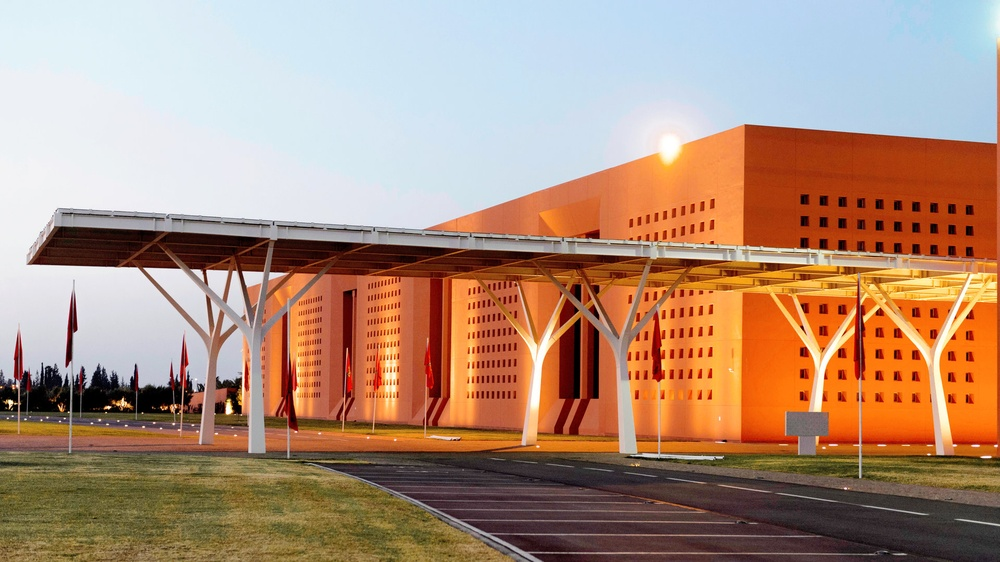
#> input picture project_ai/test.jpg, 1000 x 562 px, shrunk from 1920 x 1080 before the run
$ python filter.py test.jpg
#> lines starting #> are read from the running program, lines starting #| are printed output that depends on the picture
import sys
import math
from PIL import Image, ImageFilter

image = Image.open(sys.argv[1]).convert("RGB")
#> image is the input picture: PIL image 1000x562 RGB; mean R, G, B 175.6, 142.7, 122.4
filtered = image.filter(ImageFilter.Kernel(
    size=(3,3),
    kernel = [-1,-1,-1,-1,8,-1,-1,-1,-1],
    scale=1
))
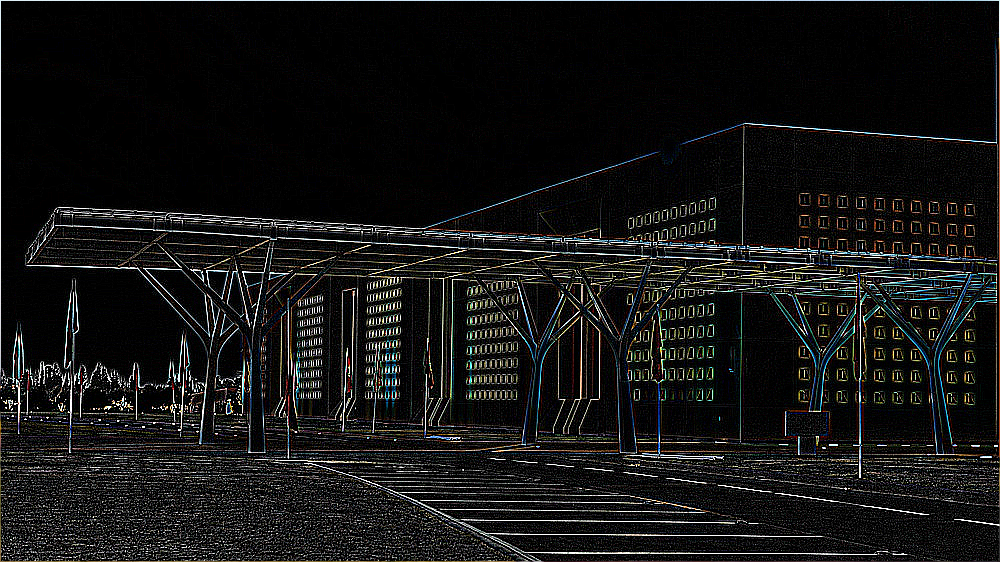
#> filtered: PIL image 1000x562 RGB; mean R, G, B 20.8, 20.9, 20.4

filtered.show()
